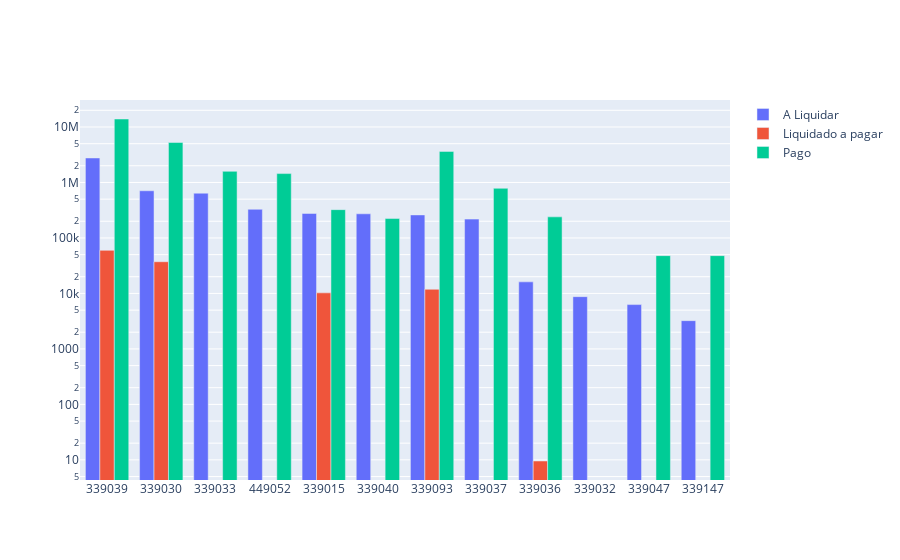

Notebook code cell kept with this figure:
### Code cell
# Saldo a liquidar por ND
cols = ['ND', 'A_LIQUIDAR', 'LIQUIDADO_A_PAGAR', 'PAGO']

df_aux = df.loc[:, cols].groupby('ND').sum().sort_values(by= 'A_LIQUIDAR', ascending=False).reset_index()
df_aux = df_aux[df_aux['A_LIQUIDAR'] > 0]
# Criando o gráfico
fig = go.Figure()

# Adicionando as colunas y1, y2 e y3 no eixo y
fig.add_trace(go.Bar(x=df_aux['ND'], y=df_aux['A_LIQUIDAR'], name='A Liquidar'))
fig.add_trace(go.Bar(x=df_aux['ND'], y=df_aux['LIQUIDADO_A_PAGAR'], name='Liquidado a pagar'))
fig.add_trace(go.Bar(x=df_aux['ND'], y=df_aux['PAGO'], name='Pago'))

fig.update_traces(textposition = 'outside', cliponaxis = False, hovertemplate=None)
fig.update_layout(hovermode="x unified")
fig.update_yaxes(type="log")

fig.show()

### Figure 1 — Plotly figure (JSON) as saved in the notebook; plotly's stock layout.template omitted (floating-point values rounded to 4 significant figures)
{"data": [{"cliponaxis": false, "name": "A Liquidar", "textposition": "outside", "type": "bar", "x": ["339039", "339030", "339033", "449052", "339015", "339040", "339093", "339037", "339036", "339032", "339047", "339147"], "y": [2763000.0, 708100.0, 640500.0, 328200.0, 276400.0, 272300.0, 260100.0, 218500.0, 16160.0, 8746.0, 6295.0, 3231.0]}, {"cliponaxis": false, "name": "Liquidado a pagar", "textposition": "outside", "type": "bar", "x": ["339039", "339030", "339033", "449052", "339015", "339040", "339093", "339037", "339036", "339032", "339047", "339147"], "y": [59740.0, 37260.0, 0, 0, 10240.0, 0, 11880, 0, 9.54, 0, 0, 0]}, {"cliponaxis": false, "name": "Pago", "textposition": "outside", "type": "bar", "x": ["339039", "339030", "339033", "449052", "339015", "339040", "339093", "339037", "339036", "339032", "339047", "339147"], "y": [13930000.0, 5245000.0, 1588000.0, 1446000.0, 323700.0, 223600.0, 3632000.0, 784600.0, 239900.0, 0, 47990.0, 47990.0]}], "layout": {"hovermode": "x unified", "yaxis": {"type": "log"}}}
